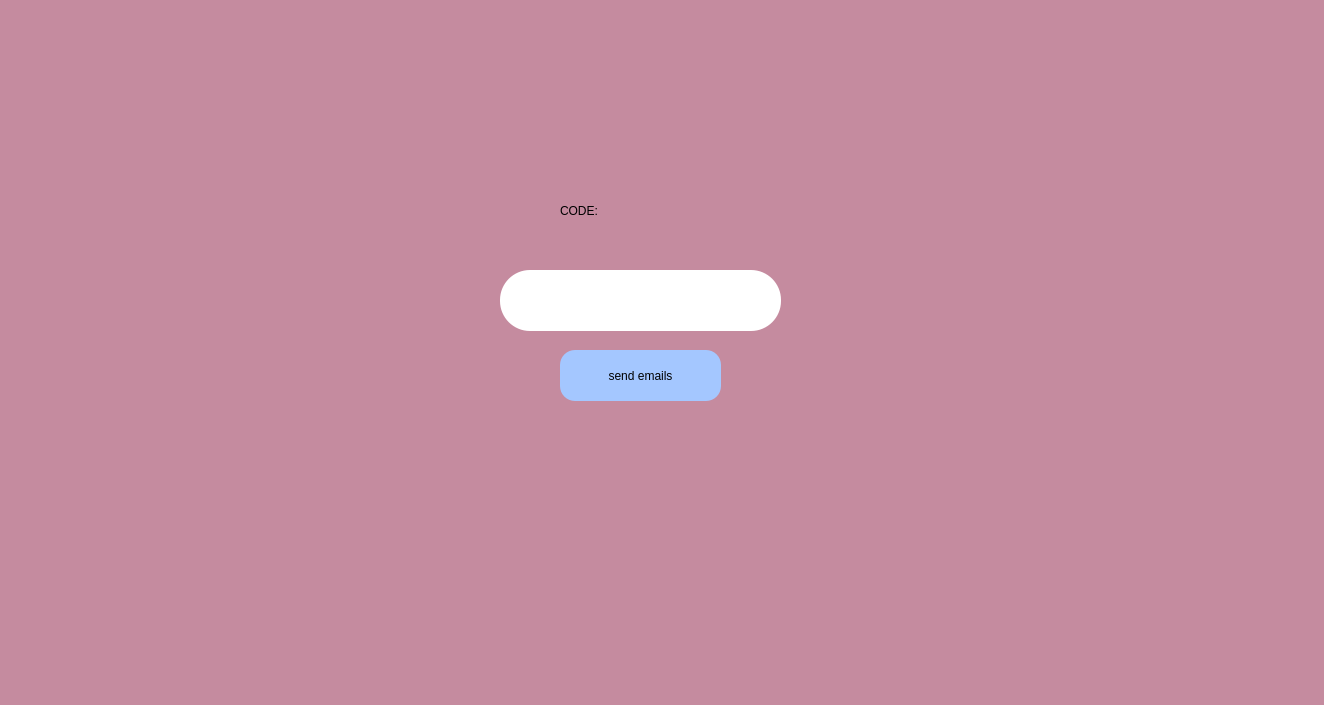
<?xml version="1.0" encoding="UTF-8"?>
<ui version="4.0">
 <class>MainWindow</class>
 <widget class="QMainWindow" name="MainWindow">
  <property name="geometry">
   <rect>
    <x>0</x>
    <y>0</y>
    <width>1324</width>
    <height>705</height>
   </rect>
  </property>
  <property name="windowTitle">
   <string>MainWindow</string>
  </property>
  <widget class="QWidget" name="centralwidget">
   <widget class="QLabel" name="label">
    <property name="geometry">
     <rect>
      <x>0</x>
      <y>0</y>
      <width>1341</width>
      <height>721</height>
     </rect>
    </property>
    <property name="styleSheet">
     <string notr="true">background-color: rgb(197, 139, 159);
</string>
    </property>
    <property name="text">
     <string/>
    </property>
    <property name="pixmap">
     <pixmap>../../402518027204.jpg</pixmap>
    </property>
    <property name="scaledContents">
     <bool>true</bool>
    </property>
   </widget>
   <widget class="QLabel" name="label_2">
    <property name="geometry">
     <rect>
      <x>500</x>
      <y>270</y>
      <width>281</width>
      <height>61</height>
     </rect>
    </property>
    <property name="styleSheet">
     <string notr="true">background-color: rgb(255, 255, 255);
border-radius:30px;
padding-left:90px;
font: 20pt &quot;Mongolian Baiti&quot;;</string>
    </property>
    <property name="text">
     <string/>
    </property>
   </widget>
   <widget class="QLabel" name="label_3">
    <property name="geometry">
     <rect>
      <x>560</x>
      <y>180</y>
      <width>231</width>
      <height>61</height>
     </rect>
    </property>
    <property name="styleSheet">
     <string notr="true">font: 40pt &quot;Mongolian Baiti&quot;;</string>
    </property>
    <property name="text">
     <string>CODE:</string>
    </property>
   </widget>
   <widget class="QPushButton" name="pushButton_2">
    <property name="geometry">
     <rect>
      <x>50</x>
      <y>30</y>
      <width>101</width>
      <height>41</height>
     </rect>
    </property>
    <property name="font">
     <font>
      <family>Segoe UI Variable Small Semibol</family>
      <pointsize>20</pointsize>
      <weight>7</weight>
      <italic>false</italic>
      <bold>false</bold>
     </font>
    </property>
    <property name="styleSheet">
     <string notr="true">QPushButton{
background-color: rgb(76, 10, 37);
font: 63 20pt &quot;Segoe UI Variable Small Semibol&quot;;
border-radius:20px;
	color: rgb(255, 255, 255);
}
QPushButton:pressed{

background-color: rgb(209, 199, 199);
}</string>
    </property>
    <property name="text">
     <string>BACK</string>
    </property>
   </widget>
   <widget class="QPushButton" name="pushButton">
    <property name="geometry">
     <rect>
      <x>560</x>
      <y>350</y>
      <width>161</width>
      <height>51</height>
     </rect>
    </property>
    <property name="styleSheet">
     <string notr="true">QPushButton{
font: 75 16pt &quot;Rockwell&quot;;
background-color:rgb(164, 199, 255);
border-radius:15px;
}
QPushButton:pressed{
background-color: rgb(188, 188, 188);
}</string>
    </property>
    <property name="text">
     <string>send emails</string>
    </property>
   </widget>
   <zorder>pushButton_2</zorder>
   <zorder>label</zorder>
   <zorder>label_2</zorder>
   <zorder>label_3</zorder>
   <zorder>pushButton</zorder>
  </widget>
 </widget>
 <resources/>
 <connections/>
</ui>
